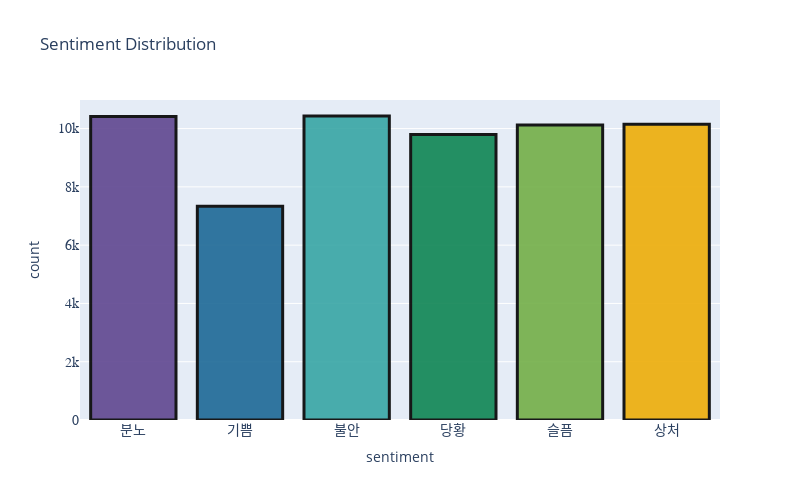

The notebook cell saved with this chart:
### Code cell
# "sentiment" 컬럼의 값들의 분포를 막대그래프로 그리기
fig = px.histogram(result, x='sentiment', title='Sentiment Distribution')

# fig의 크기 조절 (width와 height를 원하는 크기로 설정합니다.)
fig.update_layout(
    width=800,  # 가로 크기
    height=500,  # 세로 크기
    xaxis=dict(tickfont=dict(size=14, family='Arial, bold')),  # x축 레이블 폰트 크기와 스타일 조절
    yaxis=dict(tickfont=dict(size=14, family='Arial, bold')),  # y축 레이블 폰트 크기와 스타일 조절
)

# 색상을 랜덤으로 지정
# 'color_discrete_sequence' 파라미터에 'px.colors.qualitative'를 사용하면 Plotly에서 제공하는 랜덤 색상을 사용할 수 있습니다.
fig.update_traces(marker=dict(color=px.colors.qualitative.Prism))

# 막대그래프의 모양 변경 (width 속성을 여기서 조절)
fig.update_traces(
    marker=dict(color=px.colors.qualitative.Prism),  # 색상을 랜덤하게 지정
    marker_line_width=3,  # 테두리 선 두께 조절
    marker_line_color='black',  # 테두리 선 색상 조절
    opacity=0.9,  # 막대의 투명도 조절 (0부터 1 사이의 값을 사용, 1은 완전 불투명)
)

# 그래프 출력
fig.show()

### Figure 1 — Plotly figure (JSON) as saved in the notebook; plotly's stock layout.template omitted (floating-point values rounded to 4 significant figures; data arrays with more than 128 entries replaced by an {"elided": "..."} marker saying what was removed)
{"data": [{"alignmentgroup": "True", "bingroup": "x", "hovertemplate": "sentiment=%{x}<br>count=%{y}<extra></extra>", "legendgroup": "", "marker": {"color": ["rgb(95, 70, 144)", "rgb(29, 105, 150)", "rgb(56, 166, 165)", "rgb(15, 133, 84)", "rgb(115, 175, 72)", "rgb(237, 173, 8)", "rgb(225, 124, 5)", "rgb(204, 80, 62)", "rgb(148, 52, 110)", "rgb(111, 64, 112)", "rgb(102, 102, 102)"], "line": {"color": "black", "width": 3}, "pattern": {"shape": ""}}, "name": "", "offsetgroup": "", "opacity": 0.9, "orientation": "v", "showlegend": false, "type": "histogram", "x": {"elided": "58256 str values"}, "xaxis": "x", "yaxis": "y"}], "layout": {"barmode": "relative", "height": 500, "legend": {"tracegroupgap": 0}, "title": {"text": "Sentiment Distribution"}, "width": 800, "xaxis": {"anchor": "y", "domain": [0, 1], "tickfont": {"family": "Arial, bold", "size": 14}, "title": {"text": "sentiment"}}, "yaxis": {"anchor": "x", "domain": [0, 1], "tickfont": {"family": "Arial, bold", "size": 14}, "title": {"text": "count"}}}}
